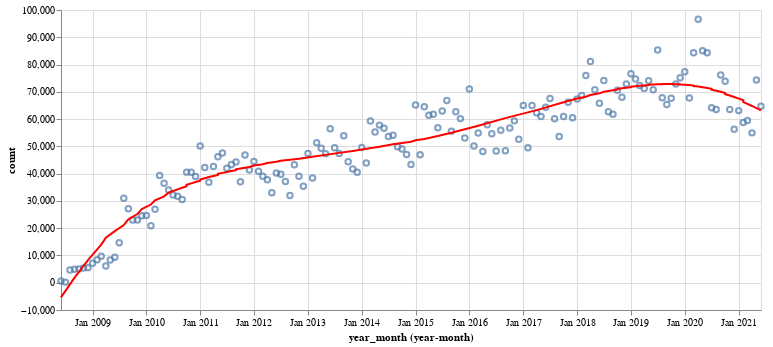

Here is the notebook cell this chart was saved with:
### Markdown cell above
What's the trend in newspaper tagging? There seems to have been a drop since the Trove interface was changed, but the month-to-month differences are quite large, so there might be other factors at play.

### Code cell
base = alt.Chart(month_counts.loc[(month_counts['zone'].isin(['newspaper'])) & (month_counts['year_month'] < '2021-07-01')]).mark_point().encode(
    x='yearmonth(year_month):T',
    y='count:Q',
    tooltip=['yearmonth(year_month):T', 'count', 'zone']
).properties(width=700)

polynomial_fit = base.transform_regression(
        'year_month', 'count', method="poly", order=4
    ).mark_line(color="red")


alt.layer(base, polynomial_fit)

### Figure 1 — Vega-Lite specification as saved in the notebook (floating-point values rounded to 4 significant figures; data arrays with more than 128 entries replaced by an {"elided": "..."} marker saying what was removed)
{"config": {"view": {"continuousWidth": 400, "continuousHeight": 300}}, "layer": [{"mark": "point", "encoding": {"tooltip": [{"type": "temporal", "field": "year_month", "timeUnit": "yearmonth"}, {"type": "quantitative", "field": "count"}, {"type": "nominal", "field": "zone"}], "x": {"type": "temporal", "field": "year_month", "timeUnit": "yearmonth"}, "y": {"type": "quantitative", "field": "count"}}, "width": 700}, {"mark": {"type": "line", "color": "red"}, "encoding": {"tooltip": [{"type": "temporal", "field": "year_month", "timeUnit": "yearmonth"}, {"type": "quantitative", "field": "count"}, {"type": "nominal", "field": "zone"}], "x": {"type": "temporal", "field": "year_month", "timeUnit": "yearmonth"}, "y": {"type": "quantitative", "field": "count"}}, "transform": [{"on": "year_month", "regression": "count", "method": "poly", "order": 4}], "width": 700}], "data": {"name": "data-4bb78c3e944be96d2209f5f7e7b7bb96"}, "$schema": "https://vega.github.io/schema/vega-lite/v4.8.1.json", "datasets": {"data-4bb78c3e944be96d2209f5f7e7b7bb96": {"elided": "157 records"}}}
